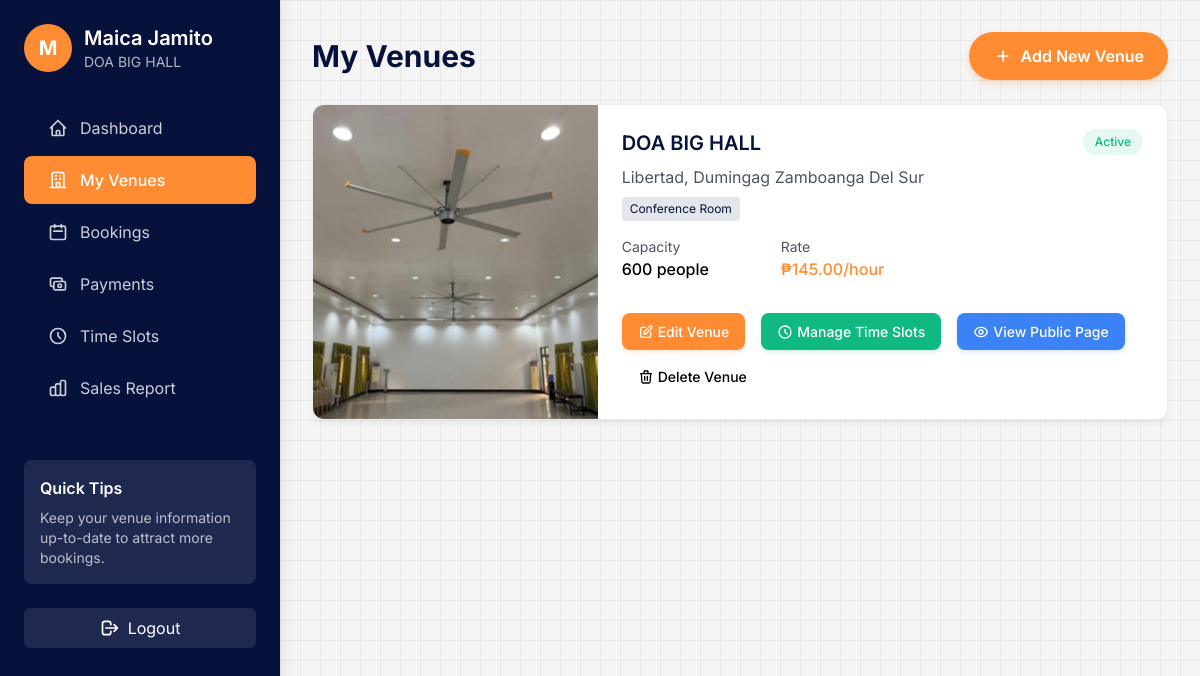
/manager/venues/ (signed in), run on an earlier commit of the app's database.
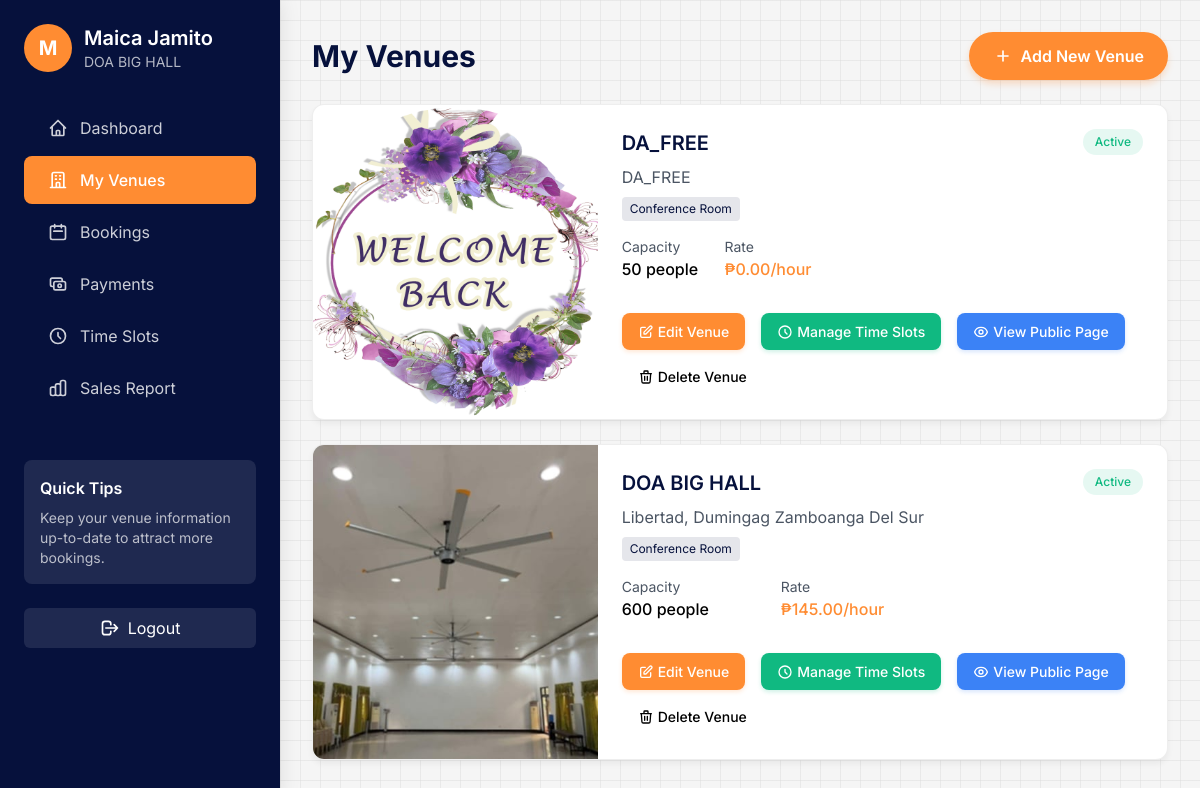
And on a later commit of the database.
### booking/models/venue_manager.py (models this page shows, shortened)
class VenueManager(models.Model):
    user = models.OneToOneField(User, on_delete=models.CASCADE, related_name='venue_manager')
    phone = models.CharField(max_length=20, blank=True)
    company_name = models.CharField(max_length=100, blank=True)
    is_approved = models.BooleanField(default=False)
    created_at = models.DateTimeField(auto_now_add=True)
    class Meta:
        ordering = ['-created_at']

### booking/models/venue.py (models this page shows, shortened)
class Venue(models.Model):
    STATUS_CHOICES = [
        ('active', 'Active'),
        ('maintenance', 'Under Maintenance'),
        ('inactive', 'Inactive'),
    ]
    name = models.CharField(max_length=200)
    description = models.TextField()
    address = models.CharField(max_length=255)
    capacity = models.PositiveIntegerField()
    hourly_rate = models.DecimalField(max_digits=10, decimal_places=2)
    image = models.ImageField(upload_to='venues/', blank=True, null=True)
    categories = models.ManyToManyField(Category, related_name='venues')
    manager = models.ForeignKey(VenueManager, on_delete=models.SET_NULL, null=True, related_name='managed_venues')
    status = models.CharField(max_length=20, choices=STATUS_CHOICES, default='active')
    created_at = models.DateTimeField(auto_now_add=True)
    updated_at = models.DateTimeField(auto_now=True)
    class Meta:
        ordering = ['name']

### booking/models/category.py (models this page shows, shortened)
class Category(models.Model):
    name = models.CharField(max_length=100)
    description = models.TextField(blank=True)
    class Meta:
        verbose_name_plural = "Categories"
        ordering = ['name']

### booking/views/manager_views.py (the view)
# urls.py: path('manager/venues/', views.manager_venues, name='manager_venues'),
@login_required
@venue_manager_required
def manager_venues(request):
    manager = request.user.venue_manager
    venues = Venue.objects.filter(manager=manager)
    context = {
        'venues': venues,
        'manager': manager,
    }
    return render(request, 'manager/venues.html', context)

### booking/context_processors.py (called while the page is built)
def common_context(request):
    context = {
        'all_categories': Category.objects.all(),
    }
    if request.user.is_authenticated:
        unread_notifications = Notification.objects.filter(
            user=request.user,
            is_read=False
        ).order_by('-created_at')
        recent_notifications = Notification.objects.filter(
            user=request.user
        ).order_by('-created_at')[:5]
        context.update({
            'unread_notifications': unread_notifications,
            'unread_notification_count': unread_notifications.count(),
            'recent_notifications': recent_notifications,
        })
    return context

### templates/manager/venues.html (shortened to what this page needs)
<!DOCTYPE html>
<html lang="en">
<head>
    <script src="https://cdn.tailwindcss.com"></script>
</head>
<body>
<div class="dashboard-container">
    {% with active_page='venues' %}
        {% include 'manager/components/sidebar.html' %}
    {% endwith %}
    <main class="p-8">
<div class="flex justify-between items-center mb-6">
    <h1 class="text-3xl font-bold text-primary">My Venues</h1>
    <button onclick="openAddModal()" class="add-venue-btn">
        <svg class="h-5 w-5 mr-2" fill="none" viewBox="0 0 24 24" stroke="currentColor">
            <path stroke-linecap="round" stroke-linejoin="round" stroke-width="2" d="M12 6v6m0 0v6m0-6h6m-6 0H6"></path>
        </svg>
        Add New Venue
    </button>
</div>
{% if venues %}
<div class="grid grid-cols-1 gap-6">
    {% for venue in venues %}
    <div class="dashboard-card overflow-hidden">
        <div class="md:flex">
            {% if venue.image %}
            <div class="md:w-1/3 h-48 md:h-auto">
                <img src="{{ venue.image.url }}" alt="{{ venue.name }}" class="w-full h-full object-cover">
            </div>
            {% endif %}
            <div class="p-6 md:w-2/3">
                <div class="flex justify-between items-start">
                    <div>
                        <h3 class="text-xl font-semibold mb-2 text-primary">{{ venue.name }}</h3>
                        <p class="text-gray-600 mb-2">{{ venue.address }}</p>
                        <div class="flex flex-wrap gap-2 mb-4">
                            {% for category in venue.categories.all %}
                            <span class="bg-primary/10 text-primary text-xs px-2 py-1 rounded">{{ category.name }}</span>
                            {% endfor %}
                        </div>
                        <div class="grid grid-cols-2 gap-4 mb-4">
                            <div>
                                <p class="text-gray-600 text-sm">Capacity</p>
                                <p class="font-medium">{{ venue.capacity }} people</p>
                            </div>
                            <div>
                                <p class="text-gray-600 text-sm">Rate</p>
                                <p class="font-medium text-accent">₱{{ venue.hourly_rate }}/hour</p>
                            </div>
                        </div>
                    </div>
                    <span class="badge
                        {% if venue.status == 'active' %}badge-success
                        {% elif venue.status == 'maintenance' %}badge-warning
                        {% else %}badge-danger{% endif %}">
                        {{ venue.status|title }}
                    </span>
                </div>
                <div class="flex flex-wrap gap-2 mt-4">
                    <button
                        class="venue-action-btn edit"
                        onclick="openModal({{ venue.id }}); return false;">
                        <svg class="h-4 w-4 mr-1" fill="none" viewBox="0 0 24 24" stroke="currentColor">
                            <path stroke-linecap="round" stroke-linejoin="round" stroke-width="2" d="M11 5H6a2 2 0 00-2 2v11a2 2 0 002 2h11a2 2 0 002-2v-5m-1.414-9.414a2 2 0 112.828 2.828L11.828 15H9v-2.828l8.586-8.586z"></path>
                        </svg>
                        Edit Venue
                    </button>
                    <a href="{% url 'manager_time_slots' venue.id %}" class="venue-action-btn manage">
                        <svg class="h-4 w-4 mr-1" fill="none" viewBox="0 0 24 24" stroke="currentColor">
                            <path stroke-linecap="round" stroke-linejoin="round" stroke-width="2" d="M12 8v4l3 3m6-3a9 9 0 11-18 0 9 9 0 0118 0z"></path>
                        </svg>
                        Manage Time Slots
                    </a>
                    <a href="{% url 'venue_detail' venue.id %}" class="venue-action-btn view">
                        View Public Page
                    </a>
                    <a href="#" onclick="confirmDelete({{ venue.id }}, '{{ venue.name|escapejs }}'); return false;" class="venue-action-btn delete">
                        <svg class="h-4 w-4 mr-1" fill="none" viewBox="0 0 24 24" stroke="currentColor">
                            <path stroke-linecap="round" stroke-linejoin="round" stroke-width="2" d="M19 7l-.867 12.142A2 2 0 0116.138 21H7.862a2 2 0 01-1.995-1.858L5 7m5 4v6m4-6v6m1-10V4a1 1 0 00-1-1h-4a1 1 0 00-1 1v3M4 7h16"></path>
                        </svg>
                        Delete Venue
                    </a>
                </div>
            </div>
        </div>
    </div>
    {% endfor %}
</div>
{% endif %}
    </main>
</div>
</body>
</html>

### templates/manager/components/sidebar.html (shortened to what this page needs)
<aside class="sidebar">
    <div class="p-6">
        <div class="flex items-center space-x-3 mb-8">
            <div class="relative group cursor-pointer" onclick="openProfilePictureModal()">
                {% if user.profile.profile_picture %}
                <img src="{{ user.profile.profile_picture.url }}" alt="{{ user.username }}" class="w-12 h-12 rounded-full object-cover border-2 border-white">
                {% else %}
                <div class="w-12 h-12 bg-accent rounded-full flex items-center justify-center text-white font-bold text-xl">
                    {{ user.get_full_name|default:user.username|slice:":1"|upper }}
                </div>
                {% endif %}
            </div>
            <div>
                <h2 class="text-xl font-semibold text-white">{{ user.get_full_name|default:user.username }}</h2>
                <p class="text-white/70 text-sm">{% if user.venue_manager %}{{ user.venue_manager.company_name }}{% else %}Venue Manager{% endif %}</p>
            </div>
        </div>
        <nav class="space-y-1 mt-8">
            <a href="{% url 'manager_dashboard' %}" class="sidebar-link {% if active_page == 'dashboard' %}active{% endif %}">
                <svg class="h-5 w-5" fill="none" viewBox="0 0 24 24" stroke="currentColor">
                    <path stroke-linecap="round" stroke-linejoin="round" stroke-width="2" d="M3 12l2-2m0 0l7-7 7 7M5 10v10a1 1 0 001 1h3m10-11l2 2m-2-2v10a1 1 0 01-1 1h-3m-6 0a1 1 0 001-1v-4a1 1 0 011-1h2a1 1 0 011 1v4a1 1 0 001 1m-6 0h6"></path>
                </svg>
                Dashboard
            </a>
            <a href="{% url 'manager_venues' %}" class="sidebar-link {% if active_page == 'venues' %}active{% endif %}">
                <svg class="h-5 w-5" fill="none" viewBox="0 0 24 24" stroke="currentColor">
                    <path stroke-linecap="round" stroke-linejoin="round" stroke-width="2" d="M19 21V5a2 2 0 00-2-2H7a2 2 0 00-2 2v16m14 0h2m-2 0h-5m-9 0H3m2 0h5M9 7h1m-1 4h1m4-4h1m-1 4h1m-5 10v-5a1 1 0 011-1h2a1 1 0 011 1v5m-4 0h4"></path>
                </svg>
                My Venues
            </a>
            <a href="{% url 'manager_bookings' %}" class="sidebar-link {% if active_page == 'bookings' %}active{% endif %}">
                <svg class="h-5 w-5" fill="none" viewBox="0 0 24 24" stroke="currentColor">
                    <path stroke-linecap="round" stroke-linejoin="round" stroke-width="2" d="M8 7V3m8 4V3m-9 8h10M5 21h14a2 2 0 002-2V7a2 2 0 00-2-2H5a2 2 0 00-2 2v12a2 2 0 002 2z"></path>
                </svg>
                Bookings
            </a>
            <a href="{% url 'manager_payments' %}" class="sidebar-link {% if active_page == 'payments' %}active{% endif %}">
                <svg class="h-5 w-5" fill="none" viewBox="0 0 24 24" stroke="currentColor">
                    <path stroke-linecap="round" stroke-linejoin="round" stroke-width="2" d="M17 9V7a2 2 0 00-2-2H5a2 2 0 00-2 2v6a2 2 0 002 2h2m2 4h10a2 2 0 002-2v-6a2 2 0 00-2-2H9a2 2 0 00-2 2v6a2 2 0 002 2zm7-5a2 2 0 11-4 0 2 2 0 014 0z"></path>
                </svg>
                Payments
            </a>
            <a href="{% if venues %}{% url 'manager_time_slots' venues.first.id %}{% else %}#{% endif %}" class="sidebar-link " >
                <svg class="h-5 w-5" fill="none" viewBox="0 0 24 24" stroke="currentColor">
                    <path stroke-linecap="round" stroke-linejoin="round" stroke-width="2" d="M12 8v4l3 3m6-3a9 9 0 11-18 0 9 9 0 0118 0z"></path>
                </svg>
                Time Slots
            </a>
            <a href="{% url 'manager_sales_report' %}" class="sidebar-link {% if active_page == 'sales_report' %}active{% endif %}">
                Sales Report
            </a>
        </nav>
        <div class="mt-12 p-4 bg-white/10 rounded-lg">
            <h3 class="font-semibold text-white mb-2">Quick Tips</h3>
            <p class="text-white/70 text-sm">Keep your venue information up-to-date to attract more bookings.</p>
        </div>
        <div class="mt-6">
            <a href="{% url 'custom_logout' %}" class="flex items-center justify-center w-full py-2 px-4 bg-white/10 hover:bg-white/20 text-white rounded-md transition-colors">
                <svg class="h-5 w-5 mr-2" fill="none" viewBox="0 0 24 24" stroke="currentColor">
                    <path stroke-linecap="round" stroke-linejoin="round" stroke-width="2" d="M17 16l4-4m0 0l-4-4m4 4H7m6 4v1a3 3 0 01-3 3H6a3 3 0 01-3-3V7a3 3 0 013-3h4a3 3 0 013 3v1"></path>
                </svg>
                Logout
            </a>
        </div>
    </div>
</aside>

### templates/partials/profile_picture_modal.html (shortened to what this page needs)
{% load static %}

### templates/manager/venues.html (style rules this page uses)
body { background-color: #f5f5f5; background-image: linear-gradient(rgba(221, 221, 221, 0.5) 1px, transparent 1px), linear-gradient(90deg, rgba(221, 221, 221, 0.5) 1px, transparent 1px); background-size: 20px 20px; font-family: 'Inter', sans-serif; }
.dashboard-container { display: grid; grid-template-columns: 280px 1fr; min-height: 100vh; }

### templates/manager/components/sidebar_styles.html (style rules this page uses)
.sidebar { background-color: #06113C; color: white; box-shadow: 0 0 20px rgba(0, 0, 0, 0.1); }
.sidebar-link { display: flex; align-items: center; padding: 0.75rem 1.5rem; color: rgba(255, 255, 255, 0.8); border-radius: 0.5rem; transition: all 0.2s; margin-bottom: 0.25rem; }
.sidebar-link.active { background-color: #FF8C32; color: white; font-weight: 500; }
.sidebar-link svg { margin-right: 0.75rem; transition: transform 0.2s; }

### templates/manager/components/dashboard_styles.html (style rules this page uses)
.dashboard-card { background-color: white; border-radius: 0.75rem; box-shadow: 0 4px 6px rgba(0, 0, 0, 0.05); overflow: hidden; border: 1px solid rgba(221, 221, 221, 0.5); }
.badge { display: inline-flex; align-items: center; padding: 0.25rem 0.75rem; border-radius: 9999px; font-size: 0.75rem; font-weight: 500; }
.badge-success { background-color: rgba(16, 185, 129, 0.1); color: rgb(16, 185, 129); }

### templates/manager/components/button_styles.html (style rules this page uses)
.venue-action-btn { padding: 0.5rem 1rem; border-radius: 0.5rem; font-weight: 500; transition: all 0.3s ease; display: inline-flex; align-items: center; justify-content: center; margin-right: 0.5rem; font-size: 0.875rem; }
.venue-action-btn.edit { background-color: #FF8C32; color: white; border: none; box-shadow: 0 2px 4px rgba(255, 140, 50, 0.2); }
.venue-action-btn.manage { background-color: #10B981; color: white; border: none; box-shadow: 0 2px 4px rgba(16, 185, 129, 0.2); }
.venue-action-btn.view { background-color: #3B82F6; color: white; border: none; box-shadow: 0 2px 4px rgba(59, 130, 246, 0.2); }
.add-venue-btn { position: relative; overflow: hidden; background-color: #FF8C32; color: white; padding: 0.75rem 1.5rem; border-radius: 9999px; font-weight: 600; transition: all 0.3s ease; display: inline-flex; align-items: center; justify-content: center; box-shadow: 0 4px 6px rgba(255, 140, 50, 0.25); border: none; cursor: pointer; }
.add-venue-btn::before { content: ''; position: absolute; top: 0; left: -100%; width: 100%; height: 100%; background: linear-gradient(90deg, transparent, rgba(255, 255, 255, 0.2), transparent); transition: 0.5s; }
.add-venue-btn svg { margin-right: 0.5rem; transition: transform 0.2s; }

What changed in the data, as far as the page shows it:
added Venue: image (picture), name "DA_FREE", address "DA_FREE", capacity "50", hourly_rate "0.00", status "Active", Category (name "Conference Room")
